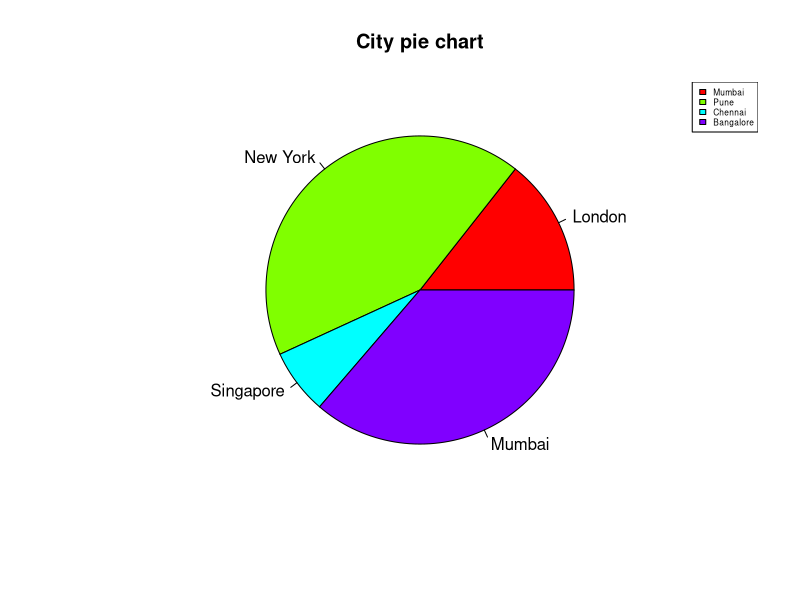

R code for this plot:
library(plotrix)
x <- c(21, 62, 10, 53)
labels <- c("London", "New York", "Singapore", "Mumbai")
pie(x,labels,main="City pie chart",col = rainbow(length(x)))
legend("topright", c("Mumbai", "Pune", "Chennai", "Bangalore"),cex = 0.5, fill = rainbow(length(x)))